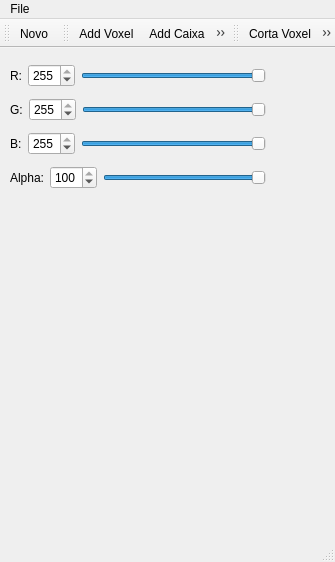
<?xml version="1.0" encoding="UTF-8"?>
<ui version="4.0">
 <class>MainEscultor</class>
 <widget class="QMainWindow" name="MainEscultor">
  <property name="geometry">
   <rect>
    <x>0</x>
    <y>0</y>
    <width>335</width>
    <height>562</height>
   </rect>
  </property>
  <property name="sizePolicy">
   <sizepolicy hsizetype="Preferred" vsizetype="Preferred">
    <horstretch>10</horstretch>
    <verstretch>0</verstretch>
   </sizepolicy>
  </property>
  <property name="windowTitle">
   <string>MainEscultor</string>
  </property>
  <widget class="QWidget" name="centralwidget">
   <widget class="QWidget" name="">
    <property name="geometry">
     <rect>
      <x>10</x>
      <y>11</y>
      <width>302</width>
      <height>444</height>
     </rect>
    </property>
    <layout class="QVBoxLayout" name="verticalLayout_3">
     <item>
      <layout class="QHBoxLayout" name="horizontalLayout">
       <item>
        <layout class="QVBoxLayout" name="verticalLayout">
         <item>
          <layout class="QHBoxLayout" name="horizontalLayoutR">
           <item>
            <widget class="QLabel" name="labelR">
             <property name="text">
              <string>R:</string>
             </property>
            </widget>
           </item>
           <item>
            <widget class="QSpinBox" name="spinBoxR">
             <property name="sizePolicy">
              <sizepolicy hsizetype="Minimum" vsizetype="Fixed">
               <horstretch>0</horstretch>
               <verstretch>0</verstretch>
              </sizepolicy>
             </property>
             <property name="maximum">
              <number>255</number>
             </property>
             <property name="singleStep">
              <number>10</number>
             </property>
             <property name="value">
              <number>255</number>
             </property>
            </widget>
           </item>
           <item>
            <widget class="QSlider" name="horizontalSliderR">
             <property name="maximum">
              <number>255</number>
             </property>
             <property name="value">
              <number>255</number>
             </property>
             <property name="orientation">
              <enum>Qt::Horizontal</enum>
             </property>
            </widget>
           </item>
          </layout>
         </item>
         <item>
          <layout class="QHBoxLayout" name="horizontalLayoutG">
           <item>
            <widget class="QLabel" name="labelG">
             <property name="text">
              <string>G:</string>
             </property>
            </widget>
           </item>
           <item>
            <widget class="QSpinBox" name="spinBoxG">
             <property name="sizePolicy">
              <sizepolicy hsizetype="Minimum" vsizetype="Fixed">
               <horstretch>0</horstretch>
               <verstretch>0</verstretch>
              </sizepolicy>
             </property>
             <property name="maximum">
              <number>255</number>
             </property>
             <property name="singleStep">
              <number>10</number>
             </property>
             <property name="value">
              <number>255</number>
             </property>
            </widget>
           </item>
           <item>
            <widget class="QSlider" name="horizontalSliderG">
             <property name="maximum">
              <number>255</number>
             </property>
             <property name="value">
              <number>255</number>
             </property>
             <property name="orientation">
              <enum>Qt::Horizontal</enum>
             </property>
            </widget>
           </item>
          </layout>
         </item>
         <item>
          <layout class="QHBoxLayout" name="horizontalLayoutB">
           <item>
            <widget class="QLabel" name="labelB">
             <property name="text">
              <string>B:</string>
             </property>
            </widget>
           </item>
           <item>
            <widget class="QSpinBox" name="spinBoxB">
             <property name="sizePolicy">
              <sizepolicy hsizetype="Minimum" vsizetype="Fixed">
               <horstretch>0</horstretch>
               <verstretch>0</verstretch>
              </sizepolicy>
             </property>
             <property name="maximum">
              <number>255</number>
             </property>
             <property name="singleStep">
              <number>10</number>
             </property>
             <property name="value">
              <number>255</number>
             </property>
            </widget>
           </item>
           <item>
            <widget class="QSlider" name="horizontalSliderB">
             <property name="maximum">
              <number>255</number>
             </property>
             <property name="value">
              <number>255</number>
             </property>
             <property name="orientation">
              <enum>Qt::Horizontal</enum>
             </property>
            </widget>
           </item>
          </layout>
         </item>
         <item>
          <layout class="QHBoxLayout" name="horizontalLayoutAlpha">
           <item>
            <widget class="QLabel" name="labelAlpha">
             <property name="text">
              <string>Alpha:</string>
             </property>
            </widget>
           </item>
           <item>
            <widget class="QSpinBox" name="spinBoxAlpha">
             <property name="sizePolicy">
              <sizepolicy hsizetype="Minimum" vsizetype="Fixed">
               <horstretch>0</horstretch>
               <verstretch>0</verstretch>
              </sizepolicy>
             </property>
             <property name="maximum">
              <number>100</number>
             </property>
             <property name="singleStep">
              <number>10</number>
             </property>
             <property name="value">
              <number>100</number>
             </property>
            </widget>
           </item>
           <item>
            <widget class="QSlider" name="horizontalSliderAlpha">
             <property name="maximum">
              <number>100</number>
             </property>
             <property name="value">
              <number>100</number>
             </property>
             <property name="orientation">
              <enum>Qt::Horizontal</enum>
             </property>
            </widget>
           </item>
          </layout>
         </item>
        </layout>
       </item>
       <item>
        <layout class="QVBoxLayout" name="verticalLayout_2">
         <item>
          <spacer name="verticalSpacer_2">
           <property name="orientation">
            <enum>Qt::Vertical</enum>
           </property>
           <property name="sizeHint" stdset="0">
            <size>
             <width>20</width>
             <height>40</height>
            </size>
           </property>
          </spacer>
         </item>
         <item>
          <widget class="colorRGB" name="widgetrRGB" native="true">
           <property name="minimumSize">
            <size>
             <width>40</width>
             <height>40</height>
            </size>
           </property>
          </widget>
         </item>
         <item>
          <spacer name="verticalSpacer">
           <property name="orientation">
            <enum>Qt::Vertical</enum>
           </property>
           <property name="sizeHint" stdset="0">
            <size>
             <width>20</width>
             <height>40</height>
            </size>
           </property>
          </spacer>
         </item>
        </layout>
       </item>
      </layout>
     </item>
     <item>
      <widget class="QWidget" name="widget" native="true">
       <property name="minimumSize">
        <size>
         <width>300</width>
         <height>300</height>
        </size>
       </property>
       <property name="baseSize">
        <size>
         <width>100</width>
         <height>100</height>
        </size>
       </property>
      </widget>
     </item>
    </layout>
   </widget>
  </widget>
  <widget class="QMenuBar" name="menubar">
   <property name="geometry">
    <rect>
     <x>0</x>
     <y>0</y>
     <width>335</width>
     <height>20</height>
    </rect>
   </property>
   <widget class="QMenu" name="menuFile">
    <property name="title">
     <string>File</string>
    </property>
    <addaction name="actionSalvar"/>
    <addaction name="actionSair"/>
   </widget>
   <addaction name="menuFile"/>
  </widget>
  <widget class="QStatusBar" name="statusbar"/>
  <widget class="QToolBar" name="toolBar">
   <property name="windowTitle">
    <string>toolBar</string>
   </property>
   <attribute name="toolBarArea">
    <enum>TopToolBarArea</enum>
   </attribute>
   <attribute name="toolBarBreak">
    <bool>false</bool>
   </attribute>
   <addaction name="actionNovo"/>
  </widget>
  <widget class="QToolBar" name="toolBarAdd">
   <property name="windowTitle">
    <string>toolBar_2</string>
   </property>
   <attribute name="toolBarArea">
    <enum>TopToolBarArea</enum>
   </attribute>
   <attribute name="toolBarBreak">
    <bool>false</bool>
   </attribute>
   <addaction name="actionAdd_Voxel"/>
   <addaction name="actionAdd_Caixa"/>
   <addaction name="actionAdd_Esfera"/>
   <addaction name="actionAdd_Elipsoide"/>
  </widget>
  <widget class="QToolBar" name="toolBarCorta">
   <property name="windowTitle">
    <string>toolBar_3</string>
   </property>
   <attribute name="toolBarArea">
    <enum>TopToolBarArea</enum>
   </attribute>
   <attribute name="toolBarBreak">
    <bool>false</bool>
   </attribute>
   <addaction name="actionCorta_Voxel"/>
   <addaction name="actionCorta_Caixa"/>
   <addaction name="actionCorta_Esfera"/>
   <addaction name="actionCorta_Elipsoide"/>
  </widget>
  <action name="actionSair">
   <property name="text">
    <string>Sair</string>
   </property>
  </action>
  <action name="actionAdd_Voxel">
   <property name="text">
    <string>Add Voxel</string>
   </property>
  </action>
  <action name="actionCorta_Voxel">
   <property name="text">
    <string>Corta Voxel</string>
   </property>
  </action>
  <action name="actionAdd_Caixa">
   <property name="text">
    <string>Add Caixa</string>
   </property>
  </action>
  <action name="actionCorta_Caixa">
   <property name="text">
    <string>Corta Caixa</string>
   </property>
  </action>
  <action name="actionAdd_Esfera">
   <property name="text">
    <string>Add Esfera</string>
   </property>
  </action>
  <action name="actionCorta_Esfera">
   <property name="text">
    <string>Corta Esfera</string>
   </property>
  </action>
  <action name="actionAdd_Elipsoide">
   <property name="text">
    <string>Add Elipsoide</string>
   </property>
  </action>
  <action name="actionCorta_Elipsoide">
   <property name="text">
    <string>Corta Elipsoide</string>
   </property>
  </action>
  <action name="actionSalvar">
   <property name="text">
    <string>Salvar</string>
   </property>
  </action>
  <action name="actionNovo">
   <property name="text">
    <string>Novo</string>
   </property>
  </action>
 </widget>
 <customwidgets>
  <customwidget>
   <class>colorRGB</class>
   <extends>QWidget</extends>
   <header>colorrgb.h</header>
   <container>1</container>
   <slots>
    <slot>setR(int)</slot>
    <slot>setG(int)</slot>
    <slot>setB(int)</slot>
    <slot>setAlpha(int)</slot>
   </slots>
  </customwidget>
 </customwidgets>
 <resources/>
 <connections>
  <connection>
   <sender>spinBoxR</sender>
   <signal>valueChanged(int)</signal>
   <receiver>horizontalSliderR</receiver>
   <slot>setValue(int)</slot>
   <hints>
    <hint type="sourcelabel">
     <x>82</x>
     <y>78</y>
    </hint>
    <hint type="destinationlabel">
     <x>129</x>
     <y>78</y>
    </hint>
   </hints>
  </connection>
  <connection>
   <sender>horizontalSliderR</sender>
   <signal>valueChanged(int)</signal>
   <receiver>spinBoxR</receiver>
   <slot>setValue(int)</slot>
   <hints>
    <hint type="sourcelabel">
     <x>200</x>
     <y>72</y>
    </hint>
    <hint type="destinationlabel">
     <x>67</x>
     <y>84</y>
    </hint>
   </hints>
  </connection>
  <connection>
   <sender>spinBoxG</sender>
   <signal>valueChanged(int)</signal>
   <receiver>horizontalSliderG</receiver>
   <slot>setValue(int)</slot>
   <hints>
    <hint type="sourcelabel">
     <x>72</x>
     <y>122</y>
    </hint>
    <hint type="destinationlabel">
     <x>123</x>
     <y>112</y>
    </hint>
   </hints>
  </connection>
  <connection>
   <sender>horizontalSliderG</sender>
   <signal>valueChanged(int)</signal>
   <receiver>spinBoxG</receiver>
   <slot>setValue(int)</slot>
   <hints>
    <hint type="sourcelabel">
     <x>190</x>
     <y>118</y>
    </hint>
    <hint type="destinationlabel">
     <x>73</x>
     <y>111</y>
    </hint>
   </hints>
  </connection>
  <connection>
   <sender>spinBoxB</sender>
   <signal>valueChanged(int)</signal>
   <receiver>horizontalSliderB</receiver>
   <slot>setValue(int)</slot>
   <hints>
    <hint type="sourcelabel">
     <x>75</x>
     <y>151</y>
    </hint>
    <hint type="destinationlabel">
     <x>121</x>
     <y>149</y>
    </hint>
   </hints>
  </connection>
  <connection>
   <sender>horizontalSliderB</sender>
   <signal>valueChanged(int)</signal>
   <receiver>spinBoxB</receiver>
   <slot>setValue(int)</slot>
   <hints>
    <hint type="sourcelabel">
     <x>174</x>
     <y>150</y>
    </hint>
    <hint type="destinationlabel">
     <x>73</x>
     <y>158</y>
    </hint>
   </hints>
  </connection>
  <connection>
   <sender>spinBoxAlpha</sender>
   <signal>valueChanged(int)</signal>
   <receiver>horizontalSliderAlpha</receiver>
   <slot>setValue(int)</slot>
   <hints>
    <hint type="sourcelabel">
     <x>90</x>
     <y>178</y>
    </hint>
    <hint type="destinationlabel">
     <x>142</x>
     <y>182</y>
    </hint>
   </hints>
  </connection>
  <connection>
   <sender>horizontalSliderAlpha</sender>
   <signal>valueChanged(int)</signal>
   <receiver>spinBoxAlpha</receiver>
   <slot>setValue(int)</slot>
   <hints>
    <hint type="sourcelabel">
     <x>200</x>
     <y>184</y>
    </hint>
    <hint type="destinationlabel">
     <x>84</x>
     <y>186</y>
    </hint>
   </hints>
  </connection>
  <connection>
   <sender>horizontalSliderR</sender>
   <signal>valueChanged(int)</signal>
   <receiver>widgetrRGB</receiver>
   <slot>setR(int)</slot>
   <hints>
    <hint type="sourcelabel">
     <x>107</x>
     <y>71</y>
    </hint>
    <hint type="destinationlabel">
     <x>233</x>
     <y>130</y>
    </hint>
   </hints>
  </connection>
  <connection>
   <sender>horizontalSliderG</sender>
   <signal>valueChanged(int)</signal>
   <receiver>widgetrRGB</receiver>
   <slot>setG(int)</slot>
   <hints>
    <hint type="sourcelabel">
     <x>151</x>
     <y>106</y>
    </hint>
    <hint type="destinationlabel">
     <x>224</x>
     <y>128</y>
    </hint>
   </hints>
  </connection>
  <connection>
   <sender>horizontalSliderB</sender>
   <signal>valueChanged(int)</signal>
   <receiver>widgetrRGB</receiver>
   <slot>setB(int)</slot>
   <hints>
    <hint type="sourcelabel">
     <x>136</x>
     <y>140</y>
    </hint>
    <hint type="destinationlabel">
     <x>228</x>
     <y>142</y>
    </hint>
   </hints>
  </connection>
  <connection>
   <sender>horizontalSliderAlpha</sender>
   <signal>valueChanged(int)</signal>
   <receiver>widgetrRGB</receiver>
   <slot>setAlpha(int)</slot>
   <hints>
    <hint type="sourcelabel">
     <x>169</x>
     <y>176</y>
    </hint>
    <hint type="destinationlabel">
     <x>238</x>
     <y>147</y>
    </hint>
   </hints>
  </connection>
 </connections>
</ui>
